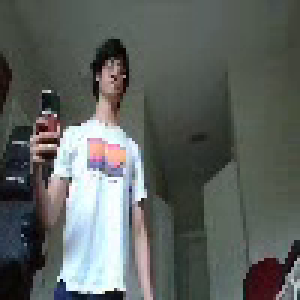
#> input picture frame 8 of Robot_Edit/test.avi, 100 x 100 px, given in place of the camera (shown 3 times larger)
$ python hsv_object_follow.py
#> lines starting #> are read from the running program, lines starting #| are printed output that depends on the picture; after the words box and inside, x2 and y2 are one past the last pixel; in counts of white or black regions, pixels touching at a corner belong together
import cv2
import numpy as np
import gpiozero

#Constant Variables
IMAGE_WIDTH = 640
IMAGE_HEIGHT = 480
CENTER_IMAGE_X = IMAGE_WIDTH / 2
CENTER_IMAGE_Y = IMAGE_HEIGHT / 2
MIN_AREA = 300
MAX_AREA = 100000
FORWARD_SPEED = 1
TURING_SPEED = 1
HSV_VALUE = 28
lower_color =np.array([160, 100, 20])
higher_color =np.array([179, 255, 255])
size = (IMAGE_WIDTH, IMAGE_HEIGHT)
#Initializing
robot = gpiozero.Robot(left=(17, 18), right=(4, 14) )
camera = cv2.VideoCapture(0)
camera.set(cv2.CAP_PROP_FRAME_WIDTH, IMAGE_WIDTH)
camera.set(cv2.CAP_PROP_FRAME_HEIGHT, IMAGE_HEIGHT)
#For saving the recording
result = cv2.VideoWriter('contour_test.avi', cv2.VideoWriter_fourcc(*'XVID'), 20, size)
def robot_movement(object_position):
    """Moves the robot according to the object detected
        #object_postion: As a list"""
    if object_position:
        if (object_position[0] > MIN_AREA) and (object_position[0] < MAX_AREA):
            if object_position[1] > (CENTER_IMAGE_X + (IMAGE_WIDTH/3)):
                robot.right(TURING_SPEED)
                print("Turning right!")
            elif object_position[1] < (CENTER_IMAGE_X - (IMAGE_WIDTH/3)):
                robot.left(TURING_SPEED)
                print("Turning left!")
            else:
                robot.forward(FORWARD_SPEED)
                print("Moving Forward!")
        elif (object_position[0] < MIN_AREA):
            robot.left(TURING_SPEED)
            print("Target isn't larger enough, Searching!")
        else:
            robot.stop()
            print("Target not Found, Stopping!")
    else:
        robot.left(TURING_SPEED)
        print("Target not Found, searching")

def ball_property(contours):
    object_area = 0
    object_x = 0
    object_y = 0
    for contour in contours:
        x, y, w, h = cv2.boundingRect(contour)
        found_area = w*h
        center_x = x+(w/2)
        center_y = y+(h/2)
        if object_area < found_area:
            object_area = found_area
            object_x = center_x
            object_y = center_y
    if object_area > 0:
        ball_property = [object_area, object_x, object_y, x, y, w, h]
        return ball_property
    else:
        return None

while True:
    res, frame = camera.read()
#> frame is the input picture: shape (100, 100, 3); mean B, G, R 94.1, 97.6, 92.8

    hsv = cv2.cvtColor(frame, cv2.COLOR_BGR2HSV) #Turns BGR->HSV
#> hsv: shape (100, 100, 3); mean H, S, V 68.1, 40.4, 102.3
    color_mask = cv2.inRange(hsv, lower_color, higher_color) #Only keeps the color from the color range
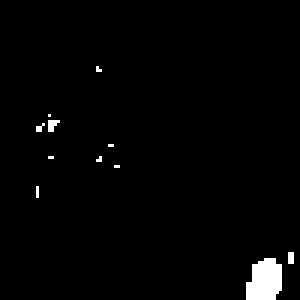
#> color_mask: shape (100, 100) (shown 3 times larger); 1.8% white; 11 white regions (10 under 20 px)

    #Looking for contour
    contour, hierachy = cv2.findContours(color_mask, cv2.RETR_LIST, cv2.CHAIN_APPROX_SIMPLE)
#> contour = 11 contours, 10 with area under 20; largest, box (x1, y1, x2, y2) and area: (82, 86, 94, 100) 115
    object_property = ball_property(contour)
#> the loop in ball_property, `for contour in contours:` made 11 passes
#> (x, y, w, h, found_area, center_x, center_y, object_area) on pass 1: (82, 86, 12, 14, 168, 88, 93, 168)
#> after the loop in ball_property, `for contour in contours:`: object_area = 168; object_x = 88; object_y = 93
#> in ball_property, `ball_property = [object_area, object_x, object_y, x, y, w, h]`: ball_property = [168, 88, 93, 32, 22, 2, 2]
#> object_property = [168, 88, 93, 32, 22, 2, 2]
    robot_movement(object_property)
    if object_property is not None:
        frame = cv2.rectangle(frame, (object_property[3], object_property[4]), (object_property[3]+object_property[5], object_property[4]+object_property[6]), (0,0,255),2 )
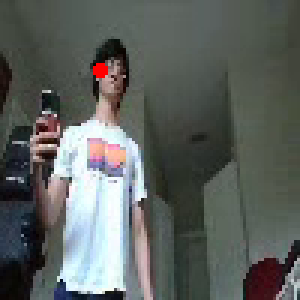
#> frame: shape (100, 100, 3) (shown 3 times larger); 0.21% of pixels changed, all inside (x1, y1, x2, y2) = (31, 21, 36, 26)
    #Shows the image in the screen
    result.write(frame)
    cv2.imshow("Robot Eye", frame)

    if cv2.waitKey(1) == 27:
#> (key Esc is pressed here)
        break

camera.release()
result.release()
cv2.destroyAllWindows()
